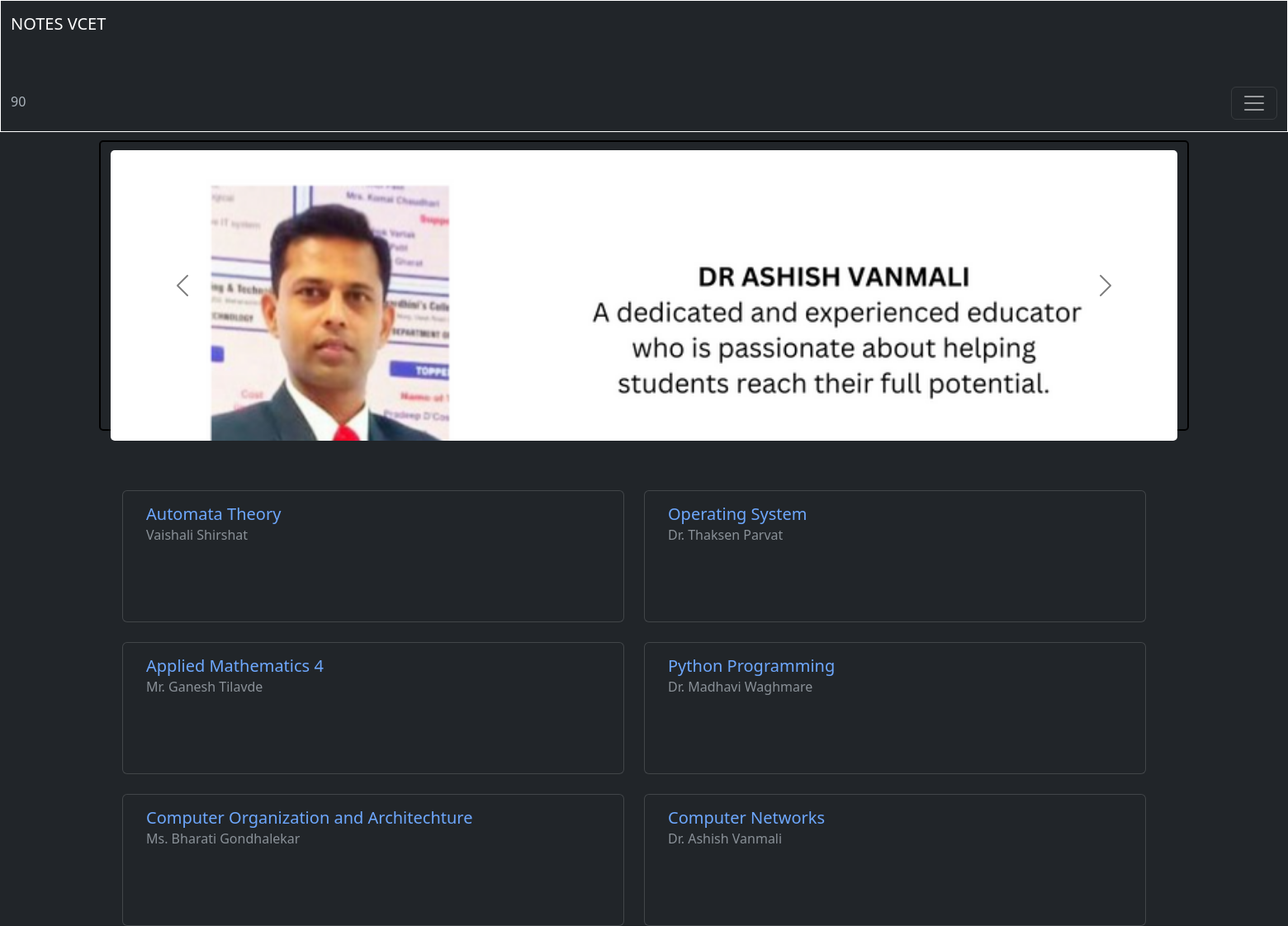
The app's page /teacher/ (signed in) with its own data.
### blogapp/models.py (models this page shows, shortened)
class UserAccount(AbstractBaseUser, PermissionsMixin):
    email = models.CharField(max_length = 50,unique=True)
    name = models.CharField(max_length=200)
    is_active = models.BooleanField(default=True)
    is_mod = models.BooleanField(default=False)
    is_nUser = models.BooleanField(default=True)
    is_staff = models.BooleanField(default=False)
    coins_scored = models.IntegerField(default=100,null=True,blank=True)
    rank = models.IntegerField(default=0)
    objects = UserAccountManager()
    USERNAME_FIELD = 'email'
    REQUIRED_FIELDS = ['name']

class Subject(models.Model):
    name = models.CharField(max_length=50)
    teacher = models.CharField(max_length=50)
    teacherurl = models.CharField(max_length=300,null=True,blank=True)
    img = models.ImageField(upload_to='subImage/',null=True,blank=True)

### blogapp/views.py (the view)
# urls.py: path('teacher/',views.teacher,name='teacher'),
@login_required(login_url='/login/')
def teacher(request):
    sub=Subject.objects.all()
    context={
        'sub':sub,
    }
    return render(request,'main/teacher.html',context)

### templates/main/teacher.html (shortened to what this page needs)
{% extends 'index.html' %}
{% block content %}
{% load static %}
<div class="container" >
    <div class="row " >
    <div id="carouselExampleAutoplaying"  style=" border: 2px solid black;" class="carousel carousel-dark slide adi" data-bs-ride="carousel">
    <div class="carousel-inner adi">
        <div class="carousel-item active" >
        <a href="https://ashishvanmali.wordpress.com/" target="_blank">
        <img src="{% static 'images/teachers/1.png'  %}"  class="img-fluid d-block w-100" alt="..."></a>
        </div>
    </div>
    <button class="carousel-control-prev " type="button" data-bs-target="#carouselExampleAutoplaying" data-bs-slide="prev">
        <span class="carousel-control-prev-icon reh"  aria-hidden="true"></span>
    </button>
    <button class="carousel-control-next " type="button" data-bs-target="#carouselExampleAutoplaying" data-bs-slide="next">
        <span class="carousel-control-next-icon" aria-hidden="true"></span>
    </button>
    </div>
</div>
</div>
<div class="mt-5 row d-flex justify-content-center align-items-center " >
        {% for x in sub %}
        <div class="card mt-4 me-4 subj"  >
            <a href="{{x.teacherurl}}" target="_blank" style="text-decoration: none ;">
            <div class="card-body">
                <h5 class="card-title">{{x.name}}</h5>
                <h6 class="card-subtitle mb-2 text-muted">{{x.teacher}}</h6>
            </div></a>
        </div>
        {% endfor %}
    </div>
{% endblock %}

### templates/components/header.html (shortened to what this page needs)
{% load static %}
<link rel="stylesheet" href="{% static 'css/darkmode.css' %}">
<link rel="stylesheet" href="{% static 'css/new.js' %}">
<nav class="navbar navbar-dark bg-dark  ">
    <div class="container-fluid">
      <a class="navbar-brand" href="{% url 'home' %}">NOTES VCET</a>
      <div class="coin">
          <img src="{% static 'images/coin.png' %}" alt="">
      </div><p class="cna">{{ user.coins_scored }}</p>
      <button class="navbar-toggler" type="button" data-bs-toggle="collapse" data-bs-target="#navbarSupportedContent" aria-controls="navbarSupportedContent" aria-expanded="false" aria-label="Toggle navigation">
        <span class="navbar-toggler-icon"></span>
      </button>
    </div>
  </nav>

### templates/components/header.html (style rules this page uses)
.navbar { border: 0.2px solid white; }
.coin { margin-left: 96em; width: 3px; }
.cna { margin-top: 12px; font-weight: bol; }

### templates/main/teacher.html (style rules this page uses)
.adi { margin-top: 10px; max-height: 22rem ; border-radius: 5px; }
.reh { color: black; }
.subj { width: 38rem; height: 10rem; }

### records on screen
UserAccount: coins_scored "90"
Subject: name "Automata Theory", teacher "Vaishali Shirshat"
Subject: name "Operating System", teacher "Dr. Thaksen Parvat"
Subject: name "Applied Mathematics 4", teacher "Mr. Ganesh Tilavde"
Subject: name "Python Programming", teacher "Dr. Madhavi Waghmare"
Subject: name "Computer Organization and Architechture", teacher "Ms. Bharati Gondhalekar"
Subject: name "Computer Networks", teacher "Dr. Ashish Vanmali"
